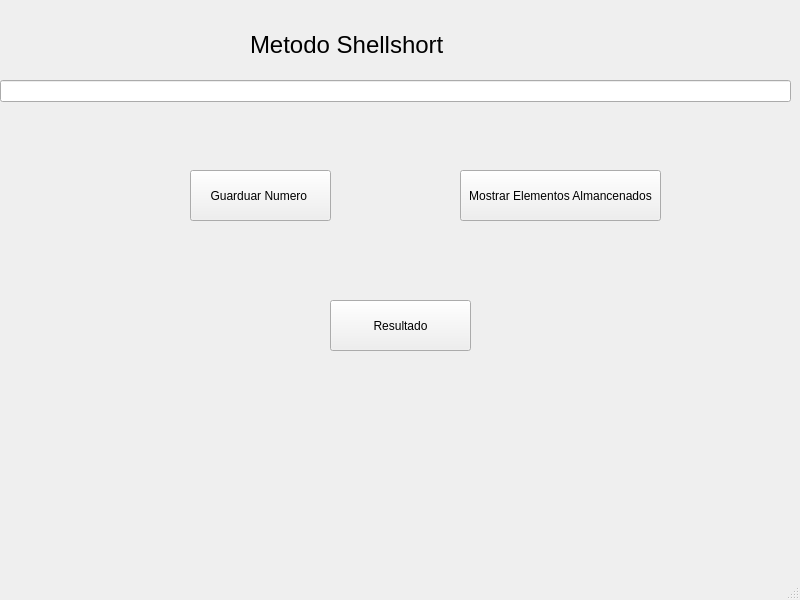
<?xml version="1.0" encoding="UTF-8"?>
<ui version="4.0">
 <class>MainWindow</class>
 <widget class="QMainWindow" name="MainWindow">
  <property name="geometry">
   <rect>
    <x>0</x>
    <y>0</y>
    <width>800</width>
    <height>600</height>
   </rect>
  </property>
  <property name="windowTitle">
   <string>MainWindow</string>
  </property>
  <widget class="QWidget" name="centralwidget">
   <widget class="QLabel" name="label">
    <property name="geometry">
     <rect>
      <x>250</x>
      <y>10</y>
      <width>621</width>
      <height>71</height>
     </rect>
    </property>
    <property name="text">
     <string>&lt;html&gt;&lt;head/&gt;&lt;body&gt;&lt;p&gt;&lt;span style=&quot; font-size:18pt;&quot;&gt;Metodo Shellshort&lt;/span&gt;&lt;/p&gt;&lt;/body&gt;&lt;/html&gt;</string>
    </property>
   </widget>
   <widget class="QPushButton" name="Guardar">
    <property name="geometry">
     <rect>
      <x>190</x>
      <y>170</y>
      <width>141</width>
      <height>51</height>
     </rect>
    </property>
    <property name="text">
     <string>Guarduar Numero </string>
    </property>
   </widget>
   <widget class="QPushButton" name="Resultado">
    <property name="geometry">
     <rect>
      <x>330</x>
      <y>300</y>
      <width>141</width>
      <height>51</height>
     </rect>
    </property>
    <property name="text">
     <string>Resultado</string>
    </property>
   </widget>
   <widget class="QPushButton" name="pushButton_Ele">
    <property name="geometry">
     <rect>
      <x>460</x>
      <y>170</y>
      <width>201</width>
      <height>51</height>
     </rect>
    </property>
    <property name="text">
     <string>Mostrar Elementos Almancenados</string>
    </property>
   </widget>
   <widget class="QLineEdit" name="lineEdit">
    <property name="geometry">
     <rect>
      <x>0</x>
      <y>80</y>
      <width>791</width>
      <height>22</height>
     </rect>
    </property>
    <property name="text">
     <string/>
    </property>
   </widget>
  </widget>
  <widget class="QStatusBar" name="statusbar"/>
 </widget>
 <resources/>
 <connections/>
</ui>
